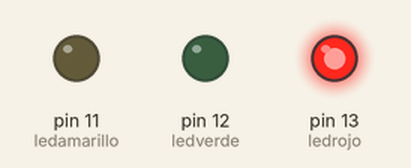
This sketch was run on a simulated Arduino Uno, built with avr-gcc and run on an emulated ATmega328P. Shown: output pins drawn as LEDs (lit = HIGH).

Above: at 0.02 s.
At 0.43 s:
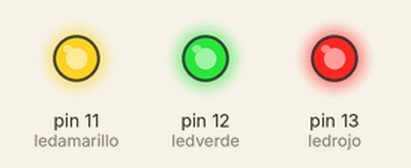
At 0.84 s:
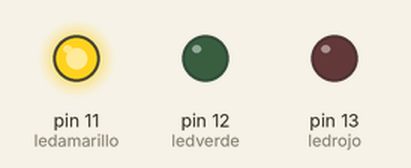
At 1.51 s:
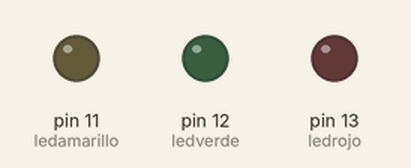
At 2.23 s:
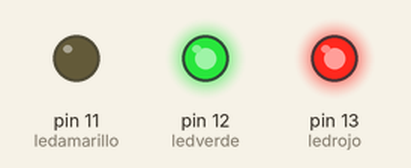
At 2.95 s:
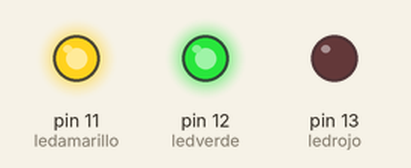
Timing chart, 0 to 3.2 s (numbered marks = the images above):
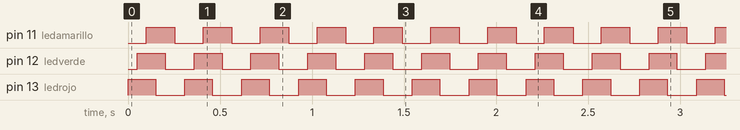

The sketch:

secuencia_de_led.ino
```cpp
int ledrojo= 13;
int ledverde= 12;
int ledamarillo= 11;


void setup() {

pinMode(ledrojo, OUTPUT);
pinMode(ledverde, OUTPUT);
pinMode(ledamarillo, OUTPUT);
}

void loop() {

digitalWrite(ledrojo, HIGH);
delay(50);
digitalWrite(ledverde, HIGH);
delay(50);
digitalWrite(ledamarillo, HIGH);
delay(50);

digitalWrite(ledrojo, LOW);
delay(52);
digitalWrite(ledverde, LOW);
delay(53);
digitalWrite(ledamarillo, LOW);
delay(54);
}
```

Measured:
- by itself, pin 11 (ledamarillo): alternates HIGH for 0.16 s and LOW for 0.15 s
- by itself, pin 12 (ledverde), pin 13 (ledrojo): alternates HIGH for 0.15 s and LOW for 0.16 s
- by itself, everything shown: repeats every 0.31 s, in 6 steps
